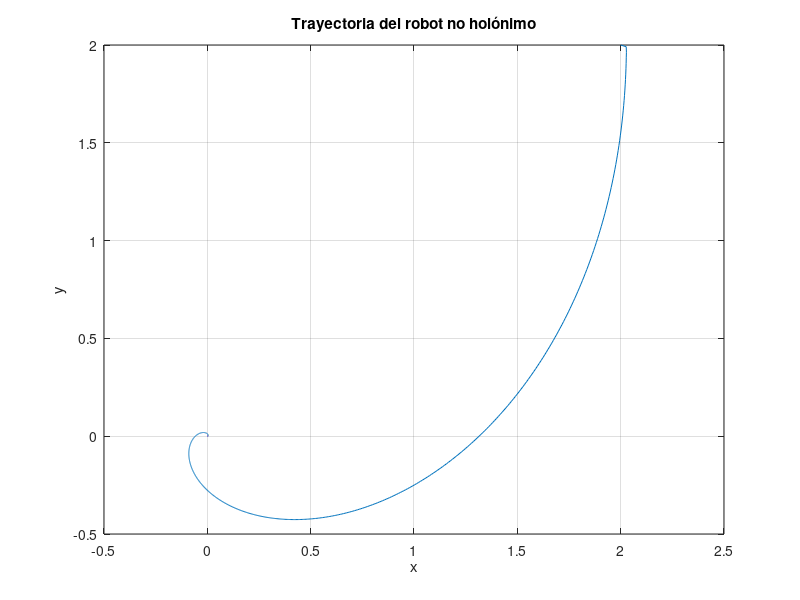
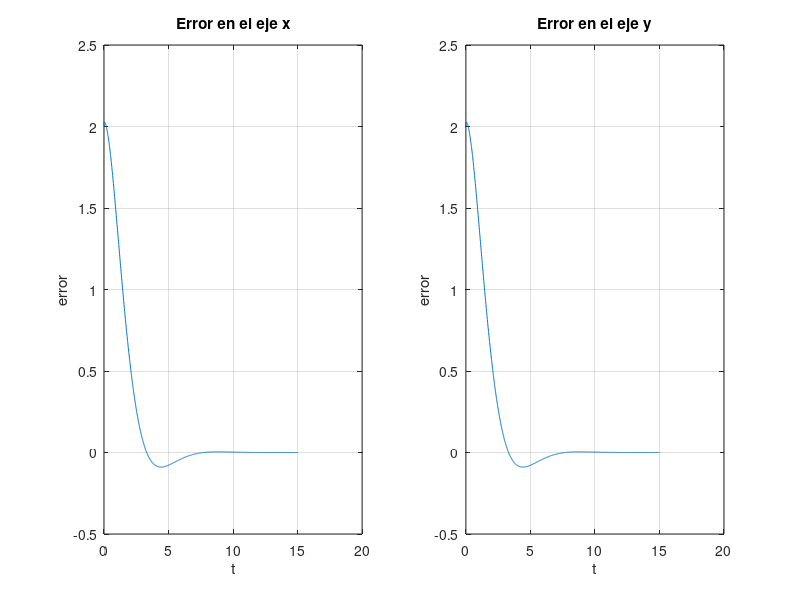
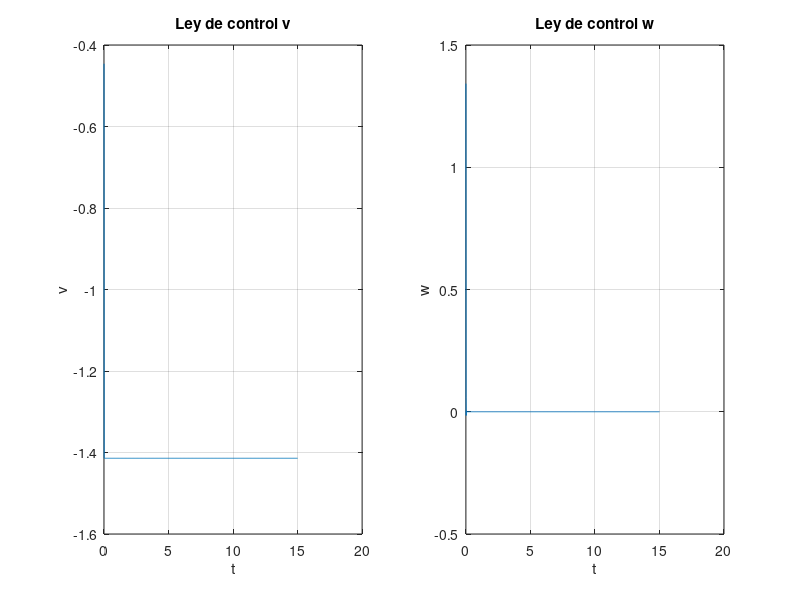

MATLAB code to generate these figures, in order:
clc
clearvars
close all

% Parámetros iniciales
l = 1; % Distancia del centro del robot al punto de control
z = [2; 2]; % Condiciones iniciales
theta = 90; % Ángulo inicial (puede ser en grados)
K = .5; % Ganancia del controlador (ajusta según sea necesario)

% Datos de la simulación
Dt = 0.01; % Periodo de muestreo
tiempo = 15; % Duración de la simulación en segundos
iteraciones = tiempo / Dt;

% Inicializar trayectorias
z_hist = zeros(2, iteraciones+1);
z_hist(:, 1) = z;

% Inicializar trayectorias
v_hist = zeros(1,iteraciones);
% Inicializar trayectorias
w_hist = zeros(1,iteraciones);
% Simulación
for k = 1:iteraciones
    % Calcular la matriz M en cada iteración
    M = [cos(theta(k)) -l*sin(theta(k));
         sin(theta(k)) l*cos(theta(k))];
     
    % Controlador
    u = M \ (-K * z); % u = M^{-1}(-kz)
    
    % Actualizar el estado del sistema
    v = u(1);
    w = u(2);
    
    % Dinámica del sistema
    z(:,k+1) = z(:,k)-Dt*(M*z(:,k));
    theta(k+1) = theta(k)-Dt*(w*theta(k)) ; % Actualización del ángulo

    %Errores
    ex(k)=z(1,k);
    ey(k)=z(2,k);
    
    % Guardar el historial de posiciones
    z_hist(:, k+1) = z(:,k+1);
    v_hist(k)=v;
    w_hist(k)=w;
end

t=linspace(0,tiempo,iteraciones);

% Gráfica de resultados
figure;
plot(z_hist(1, :), z_hist(2, :));
xlabel('x');
ylabel('y');
title('Trayectoria del robot no holónimo');
grid on;

figure
subplot(1,2,1)
plot(t,ex)
xlabel('t');
ylabel('error');
title('Error en el eje x');
grid on
subplot(1,2,2)
plot(t,ey)
plot(t,ex)
xlabel('t');
ylabel('error');
title('Error en el eje y');
grid on


figure
subplot(1,2,1)
plot(t,v_hist)
xlabel('t');
ylabel('v');
title('Ley de control v');
grid on
subplot(1,2,2)
plot(t,w_hist)
xlabel('t');
ylabel('w');
title('Ley de control w');
grid on
